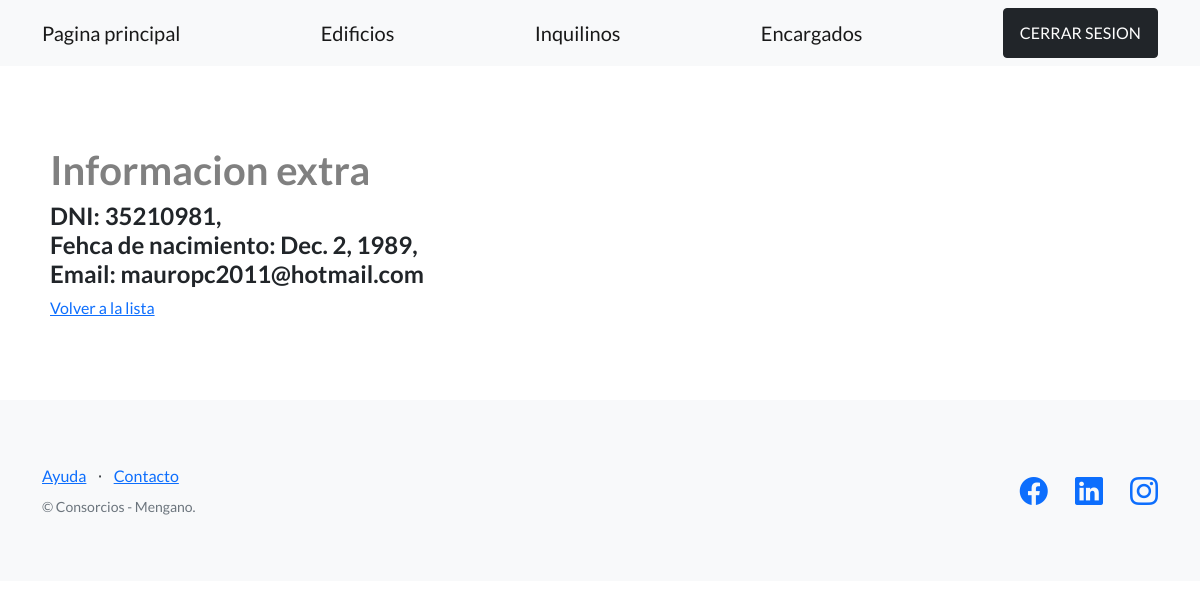
Page /edificios/inquilinos/15/ (signed in) on the committed database.
### edificios/models.py (models this page shows, shortened)
class Inquilino(models.Model):
    nombre = models.CharField(max_length=30)
    apellido = models.CharField(max_length=30)
    dni = models.CharField(max_length=32)
    email = models.EmailField()
    fecha_nacimiento = models.DateField(null=True) #El null=True es para no tener que completarlo
    edificio = models.CharField(max_length= 30)
    descripcion = models.CharField (max_length=200)

### edificios/views.py (the view)
# urls.py: path('inquilinos/<int:pk>/', InquilinoDetailView.as_view(), name='ver_inquilino'),
class InquilinoDetailView(LoginRequiredMixin, DetailView):
    model = Inquilino
    success_url = reverse_lazy('listar_inquilinos')
    template_name = "edificios/detalle_inquilino.html"

### edificios/templates/edificios/detalle_inquilino.html (shortened to what this page needs)
{% extends 'edificios/base.html' %}
{% block contenido %}
<h1 class= "titulos-consorcios">Informacion extra</h1>
<h4>DNI: {{object.dni}}, <br>Fehca de nacimiento: {{object.fecha_nacimiento}}, <br>Email: {{object.email}} </h4>
<a href="{% url 'listar_inquilinos' %}">Volver a la lista</a>
{% endblock contenido %}

### rows in the picture
Inquilino: dni "35210981", fecha_nacimiento "Dec. 2, 1989", email "mauropc2011@hotmail.com"
